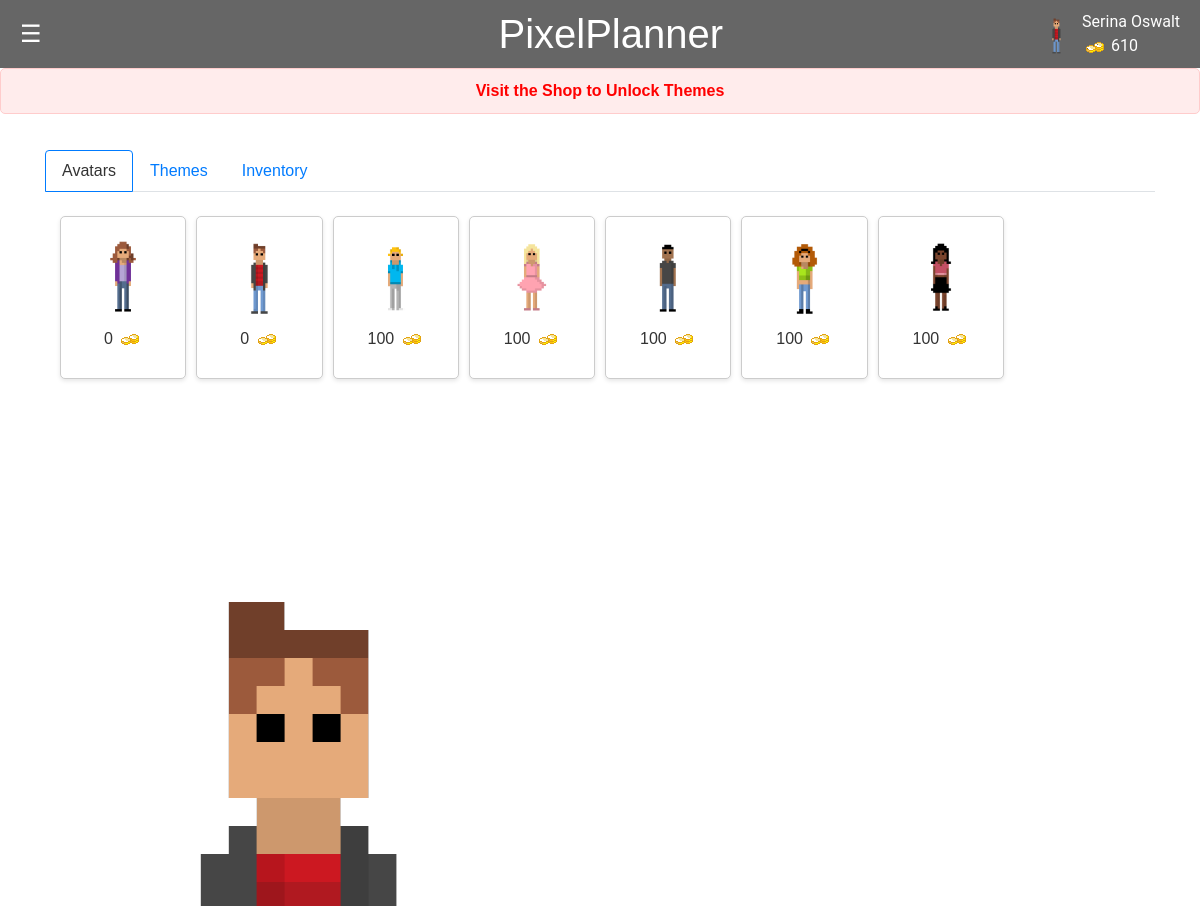
Before: /shop (signed in, upper part) with the older database file.
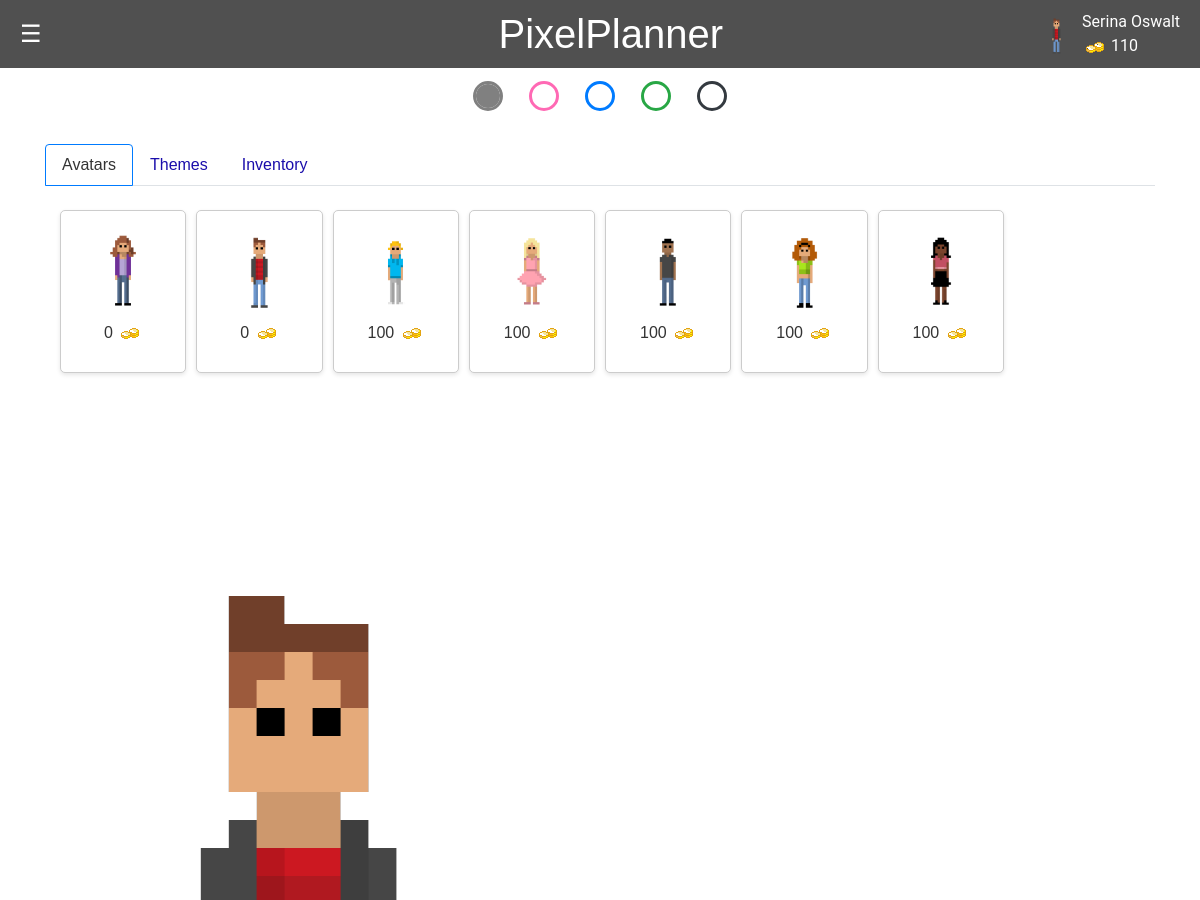
After: the same page with the newer database file.
### app.py (models this page shows, shortened)
class User(db.Model):
    id = db.Column(db.Integer, primary_key=True)
    name = db.Column(db.String(100), nullable=False)
    email = db.Column(db.String(100), unique=True)
    password = db.Column(db.String(100))
    canvas_api_key = db.Column(db.String(255))
    course_codes_list = db.Column(db.String(255))
    avatar = db.Column(db.String(255))
    coins = db.Column(db.Integer)
    color_picker_unlocked = db.Column(db.Boolean, default=False)
    user_items = db.relationship('UserItem', backref='user', lazy=True, cascade="all, delete, delete-orphan")

class Item(db.Model):
    id = db.Column(db.Integer, primary_key=True)
    name = db.Column(db.String(100), nullable=False)
    price = db.Column(db.Integer, nullable=False)
    img = db.Column(db.String(255))

### app.py (the view)
@app.route('/shop')
def shop():
    if 'email' not in session:
        flash('Please log in to access the shop.')
        return redirect(url_for('login'))
    user = User.query.filter_by(email=session['email']).first()
    if not user:
        flash('User not found.')
        return redirect(url_for('login'))
    all_items = Item.query.all()
    unlocked_items = {ui.item.id for ui in user.user_items if ui.unlocked}  # use .all() to fetch items
    items_for_display = [{
        'id': item.id,
        'name': item.name,
        'img': item.img,
        'price': item.price,
        'unlocked': item.id in unlocked_items
    } for item in all_items]
    return render_template('shop.html', user=user, items=items_for_display)

### templates/shop.html (shortened to what this page needs)
<!DOCTYPE html>
<html lang="en">
<head>
    <link rel="stylesheet" href="https://cdn.jsdelivr.net/npm/bootstrap@4.6.2/dist/css/bootstrap.min.css">
    <link rel="stylesheet" href="/static/css/styles.css">
</head>
<header>
    <div class="menu-icon" onmouseover="openNav()" onmouseout="closeNav()">&#9776;</div>
    <h1>PixelPlanner</h1>
    <div class="profile-info">
        <img src="{{ url_for('static', filename='images/' + user.avatar) }}" alt="User Avatar" class="avatar">
        <div class="player-info">
            <span class="player-name">{{session.get('user_name', 'Guest')}}</span>
            <span class="player-coins"><img src="{{ url_for('static', filename='images/coin.png') }}" alt="Coin"> {{
                user.coins }}</span>
        </div>
</header>
{% if user.color_picker_unlocked %}
<form class="color-picker">
    <fieldset>
        <input type="radio" name="theme" id="light" checked>
        <input type="radio" name="theme" id="pink">
        <input type="radio" name="theme" id="blue">
        <input type="radio" name="theme" id="green">
        <input type="radio" name="theme" id="dark">
    </fieldset>
</form>
{% else %}
<p class="locked-feature-notice">Visit the Shop to Unlock Themes</p>
{% endif %}
<body>
    <div class="shop-layout">
        <div class="container">
            <ul class="nav nav-tabs" id="shopTabs">
                <li class="nav-item">
                    <a class="nav-link active" data-toggle="tab" href="#avatars">Avatars</a>
                </li>
                <li class="nav-item">
                    <a class="nav-link" data-toggle="tab" href="#themes">Themes</a>
                </li>
                <li class="nav-item">
                    <a class="nav-link" data-toggle="tab" href="#inventory">Inventory</a>
                </li>
            </ul>
            <div class="tab-content">
                <div id="avatars" class="container tab-pane active"><br>
                    <div class="shop-grid">
                        {% for item in items %}
                        <div class="shop-item {{ 'purchased' if item.unlocked else '' }}" data-item-id="{{ item.id }}"
                            data-name="{{ item.name }}" data-price="{{ item.price }}"
                            data-img="{{ url_for('static', filename='images/' + item.img) }}">
                            <img src="{{ url_for('static', filename='images/' + item.img) }}" alt="{{ item.name }}">
                            <p>{{ item.price }} <img src="{{ url_for('static', filename='images/coin.png') }}"
                                    alt="Coin"></p>
                        </div>
                        {% endfor %}
                    </div>
                </div>
            </div>
        </div>
    </div>
    <div class="user-avatar-large">
        <img src="{{ url_for('static', filename='images/' + user.avatar) }}" alt="User Avatar">
    </div>
</body>
</html>

### static/css/styles.css (style rules this page uses)
body, html { height: 100%; margin: 0; padding: 0; font-family: Arial, sans-serif; background-color: var(--bg-color); color: var(--text-color); }
body, html { margin: 0; padding: 0; font-family: Arial, sans-serif; }
header { display: flex; justify-content: space-between; align-items: center; background-color: var(--notification-text-color); padding: 10px 20px; position: relative; }
header h1 { margin: 0; flex-grow: 1; text-align: center; color: var(--bg-color) }
.menu-icon { cursor: pointer; font-size: 24px; color: var(--bg-color); }
.profile-info { display: flex; align-items: center; position: absolute; top: 10px; right: 20px; font-family: 'Roboto', sans-serif; color: var(--bg-color); }
.avatar { height: 50px; width: auto; border-radius: 50%; }
.player-info { display: flex; flex-direction: column; margin-left: 10px }
body { font-family: Arial, sans-serif; background-color: var(--bg-color); margin: 0; padding: 0; }
.shop-layout { display: flex; justify-content: left; padding: 20px; width: 100%; }
.shop-grid { display: grid; width: 100%; grid-template-columns: repeat(auto-fill, minmax(120px, 1fr)); gap: 10px; margin: 0 auto; }
.shop-item, .inventory-item { display: flex; flex-direction: column; align-items: center; justify-content: center; border: 1px solid #ccc; padding: 10px; border-radius: 5px; box-shadow: 0 2px 4px rgba(0,0,0,0.1); background-color: #fff; transition: border 0.3s ease-in-out; cursor: pointer; }
.shop-item img, .inventory-item img { height: 100px; max-width: 100%; }
.shop-item p img, .inventory-item p img { height: auto; width: auto; }
.user-avatar-large { flex: 1; width: 50%; display: flex; justify-content: center; align-items: center; }
.nav-tabs .nav-link.active { color: var(--text-color); background-color: var(--bg-color); border-color: #007bff; }
.color-picker>fieldset { border: 0; display: flex; gap: 2rem; width: fit-content; background: fff; padding: 1rem 3rem; margin-inline: auto; border-radius: 0 0 1rem 1rem; }
.color-picker input[type="radio"] { appearance: none; width: 1.5rem; height: 1.5rem; outline: 3px solid var(--radio-color, currentColor); border-radius: 50%; }
.color-picker input[type="radio"]:checked { background: var(--radio-color); }
.color-picker input[type="radio"]#light { --radio-color: gray; }
.color-picker input[type="radio"]#pink { --radio-color: #ff69b4; }
.color-picker input[type="radio"]#blue { --radio-color: #007bff; }
.color-picker input[type="radio"]#green { --radio-color: #28a745; }
.color-picker input[type="radio"]#dark { --radio-color: #343a40; }
:root { --bg-color: #fff; --text-color: #333; --link-color: #007bff; --hover-bg-color: #cccccc; --hover-text-decoration: underline; --notification-text-color: #666; --border-color: #eee; }
:root:has(#light:checked) { --bg-color: #ffffff; --text-color: #333333; --link-color: #1a0dab; --hover-text-decoration: underline; --notification-text-color: #505050; --border-color: #dddddd; --avatar-header: #505050; --background-bg-color: #ffffff; --calendar-bg-color: #ffffff; --todo-header-color: #505050; --toolbar-title-color: #505050; --event-color: #333333; --chat-title-color: #505050; }
a { color: var(--link-color); }

Changed rows visible on the page:
changed User "Serina Oswalt": coins "610" → "110"; color_picker_unlocked False → True (drawn)
Other visible differences:
form field theme: (not shown) → "☑ Light Theme"
form field theme: (not shown) → "☐ Pink Theme"
form field theme: (not shown) → "☐ Blue Theme"
form field theme: (not shown) → "☐ Green"
form field theme: (not shown) → "☐ Dark"
text no longer shown: "Visit the Shop to Unlock Themes"
